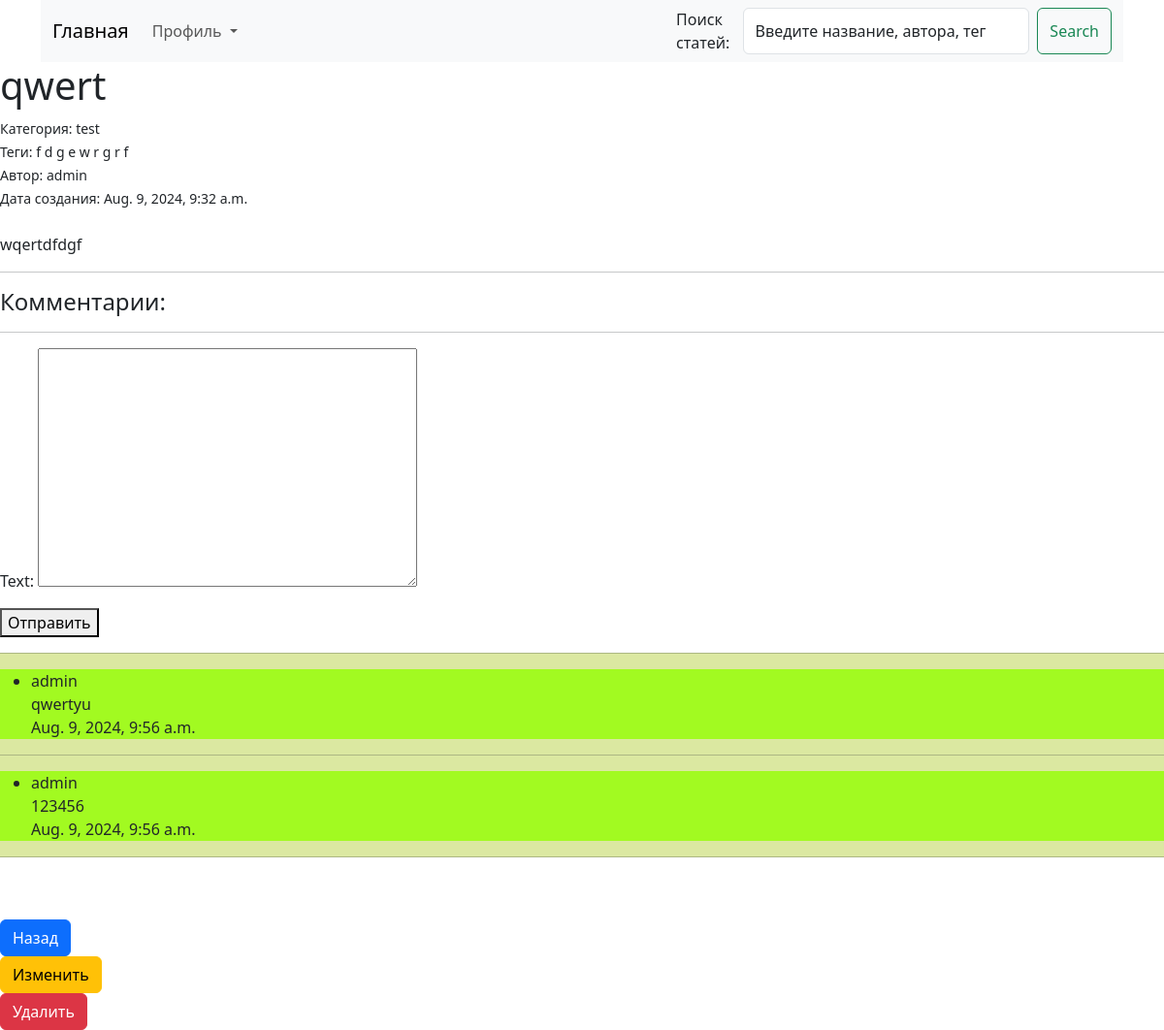
Page /public/3/ on the earlier database version.
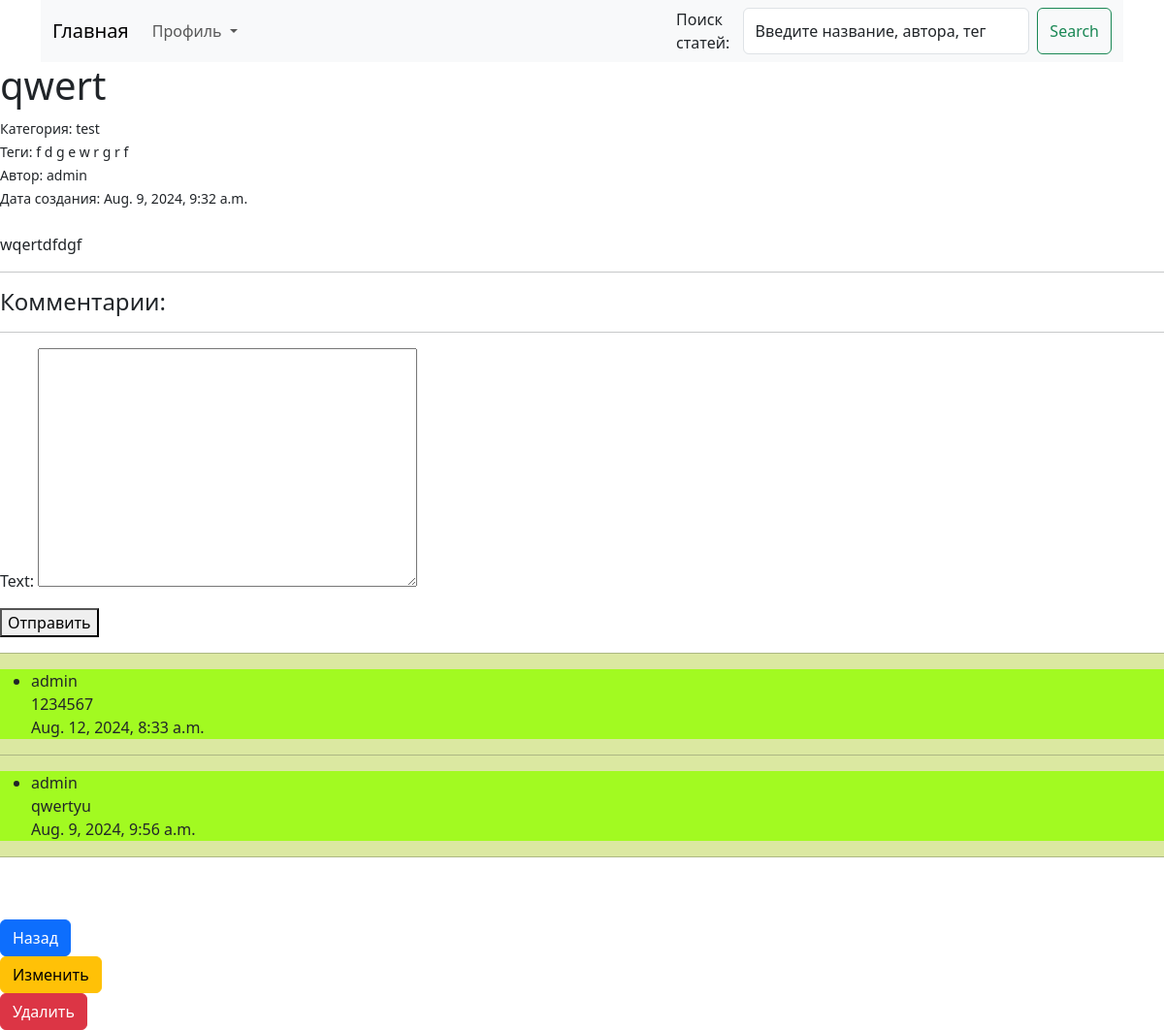
Same page on the later database version.
### main/models.py (models this page shows, shortened)
class Public(models.Model):
    title = models.CharField(max_length=55)
    text = models.TextField()
    date = models.DateTimeField(auto_now=True)
    user = models.ForeignKey(User, on_delete=models.CASCADE)
    teg = models.TextField()
    category = models.ForeignKey(Category, on_delete=models.CASCADE)

class Category(models.Model):
    name = models.CharField(max_length=100)

class Comment(models.Model):
    user = models.ForeignKey(User, on_delete=models.SET_NULL, null=True)
    public = models.ForeignKey(Public, on_delete=models.CASCADE)
    text = models.TextField()
    datetime = models.DateTimeField(auto_now=True)
    def __str__(self):
        return self.user.username

### main/views.py (the view, shortened to what this page needs)
# urls.py: path('public/<int:pk>/', views.DetailViewPublic.as_view(), name='detail'),
class DetailViewPublic(DetailView):
    model = Public
    template_name = 'detail_public.html'
    context_object_name = 'detail'
    def get_context_data(self, **kwargs):
        context = super().get_context_data(**kwargs)
        context['form'] = CommentForm()
        comment = self.get_object()
        context['comments'] = Comment.objects.filter(public=comment).order_by('-datetime')
        return context

### main/forms.py
class CommentForm(forms.ModelForm):
    class Meta:
        model = Comment
        fields = ['text']

### templates/detail_public.html (shortened to what this page needs)
{% extends 'layout.html' %}
{% block head %}
<h1>{{ detail.title }} </h1>
<small>Категория: {{ detail.category.name }} <br>
Теги: {% for i in detail.teg %}
    {{ i|join:", " }}
    {% endfor %}<br>
Автор: {{ detail.user }} <br>
Дата создания: {{ detail.date }}
</small>
{% endblock %}
{% block content %}
<p>
{{ detail.text }}
</p>
<hr>
<h4>Комментарии:</h4>
<hr>
<form method="post">
    {{ form.as_p }}
    <button type="submit">Отправить</button>
</form><div style="background-color: #b1cd3274">
{% for i in comments %}
<hr><div
        style="background-color: #95ff00cb"><ul>
    <li><p>{{ i }}<br>
    {{ i.text }}<br>
    {{ i.datetime }}</p></li>
</ul>
</div>
{% endfor %}<hr></div>
{% endblock %}
{% block foot %}
<a href="{% url 'allpublic' %}" class="btn btn-primary">Назад
</a><br>
<a href="{% url 'public_edit' detail.id %}" class="btn btn-warning">Изменить
</a><br>
<form method="post" action="{% url 'delete' %}">
    <button type="submit" class="btn btn-danger">Удалить</button>
</form>
{% endblock %}

### templates/layout.html (shortened to what this page needs)
{% load static %}
<!DOCTYPE html>
<html lang="en">
<head>
    <link rel="stylesheet"
          href="https://cdn.jsdelivr.net/npm/bootstrap@5.3.3/dist/css/bootstrap.min.css">
</head>
<div class="container-sm">
<nav class="navbar navbar-expand-lg bg-body-tertiary">
  <div class="container-fluid">
    <a class="navbar-brand" href="{% url 'home_page' %}">Главная</a>
    <div class="collapse navbar-collapse" id="navbarSupportedContent">
      <ul class="navbar-nav me-auto mb-2 mb-lg-0">
        <li class="nav-item dropdown">
          <a class="nav-link dropdown-toggle" href="#" role="button"
             data-bs-toggle="dropdown" aria-expanded="true">
            Профиль
          </a>
        </li>
      </ul>
      <form class="d-flex" role="search" method="GET"
            action="{% url 'search' %}">
        <label for="search">Поиск статей:</label>
        <input class="form-control me-2" placeholder="Search"
               aria-label="Search" type="text" id="search" name="data"
               value="Введите название, автора, тег">
        <button class="btn btn-outline-success" type="submit">Search</button>
      </form>
    </div>
  </div>
</nav>
  </div>
<body>
{% block head %}Title {% endblock %}
<br><br>
{% block content %}Title {% endblock %}
<br><br>
{% block foot %}Title {% endblock %}
</body>
</html>

Differences in the rows shown:
removed Comment: user.username "admin", text "123456", datetime "Aug. 9, 2024, 9:56 a.m."
added Comment: user.username "admin", text "1234567", datetime "Aug. 12, 2024, 8:33 a.m."
